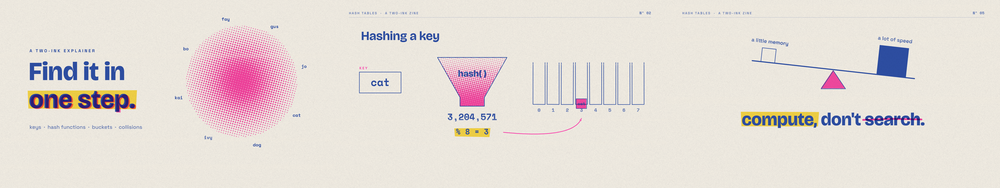
#> input picture assets/header.png, 1000 x 188 px, shrunk from 2880 x 540 before the run
$ python key_background.py ../assets/header.png
#> lines starting #> are read from the running program, lines starting #| are printed output that depends on the picture
"""Turn the flat background of generated illustrations into transparency.

    python key_background.py art/plate1.png art/plate2.png ...

Writes <name>_a.png next to each input: alpha comes from the distance to the border colour,
colours are un-premultiplied so inks keep their strength, and the result is cropped to content.
Works best when the image model was asked for "isolated on a plain flat <colour> background".
"""
import sys
from pathlib import Path

import numpy as np
from PIL import Image


def key(p, lo=10, span=55):
#> called with lo = 10, span = 55
    im = np.asarray(Image.open(p).convert("RGB")).astype(np.float32)
    h, w, _ = im.shape
#> h = 188; w = 1000
    border = np.concatenate([im[:12].reshape(-1, 3), im[-12:].reshape(-1, 3),
                             im[:, :12].reshape(-1, 3), im[:, -12:].reshape(-1, 3)])
    bg = np.median(border, axis=0)
#> bg = [236, 231, 222]
    d = np.sqrt(((im - bg) ** 2).sum(-1))
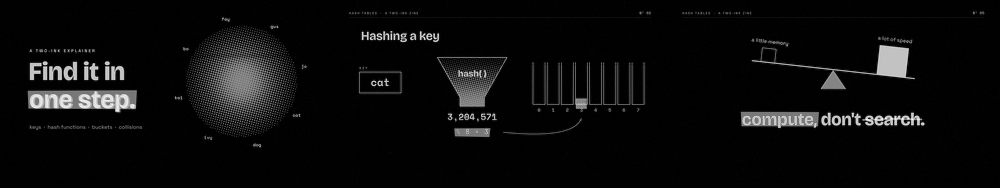
#> d: shape (188, 1000) float32; min 0, max 332.6, mean 16.2; drawn with min black and max white
    a = np.clip((d - lo) / span, 0, 1)
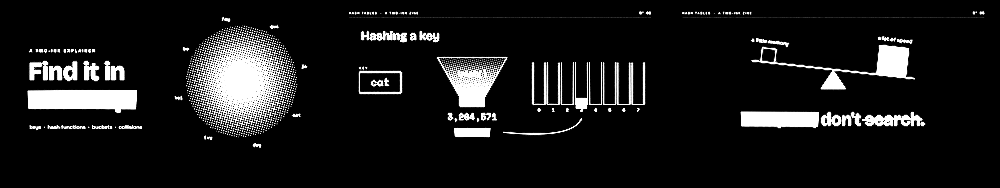
#> a: shape (188, 1000) float32; min 0, max 1, mean 0.0975
    out = np.where(a[..., None] > 0.02, (im - bg * (1 - a[..., None])) / np.maximum(a[..., None], 0.02), im)
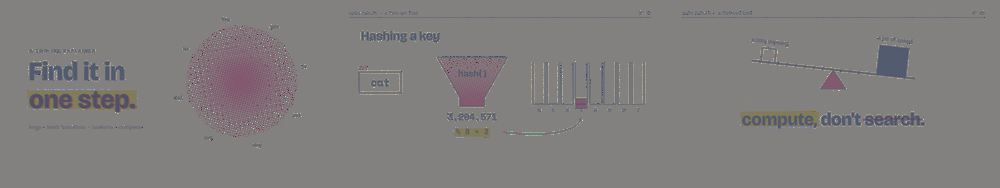
#> out: shape (188, 1000, 3) float32; mean R, G, B 230.3, 221, 216.2; drawn with min black and max white
    rgba = np.dstack([np.clip(out, 0, 255), a * 255]).astype(np.uint8)
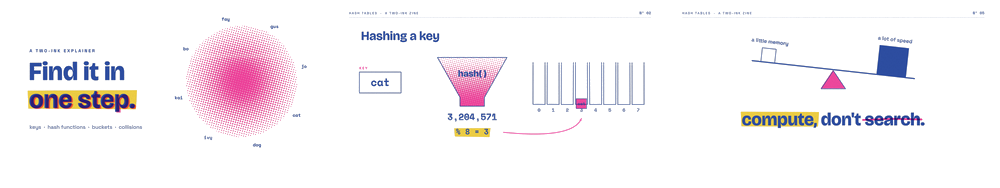
#> rgba: shape (188, 1000, 4); mean R, G, B, A 229.3, 219.8, 215.8, 24.8; transparent parts drawn white
    ys, xs = np.where(a > 0.08)
    if len(ys) == 0:
        raise SystemExit(f"{p}: nothing left after keying (is the subject the same colour as the background?)")
    y0, y1 = max(0, ys.min() - 20), min(h, ys.max() + 20)
#> y0 = 0; y1 = 167
    x0, x1 = max(0, xs.min() - 20), min(w, xs.max() + 20)
#> x0 = 7; x1 = 1000
    dst = p.with_name(p.stem + "_a.png")
    Image.fromarray(rgba[y0:y1, x0:x1]).save(dst)
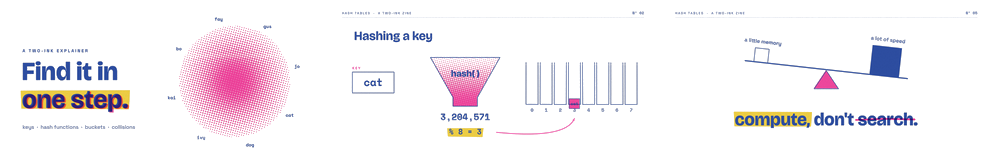
#> saved as header_a.png: PIL image 993x167 RGBA; mean R, G, B, A 228.4, 218.3, 215, 28.1; transparent parts drawn white
    print(f"{p.name}: background {bg.round().astype(int).tolist()}, cropped to {x1 - x0}x{y1 - y0} -> {dst.name}")
#| header.png: background [236, 231, 222], cropped to 993x167 -> header_a.png


if __name__ == "__main__":
    if len(sys.argv) < 2:
        raise SystemExit(__doc__)
    for arg in sys.argv[1:]:
        key(Path(arg))
